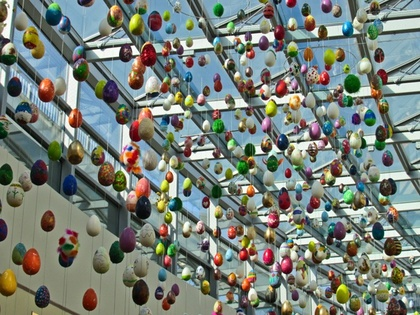
%> input picture DIP/Assignment #1/spot1-diff1.jpg, 420 x 315 px, shrunk from 600 x 450 before the run; the run also reads 1 picture not shown here
$ octave q1.m   (GNU Octave 9; MATLAB toolbox functions it lacks are replaced by stand-ins)
%> lines starting %> are read from the running program, lines starting %| are printed output that depends on the picture; in (x1, y1, x2, y2) boxes, pixels count from 0 and x2, y2 are one past the last pixel; in counts of white or black regions, pixels touching at a corner belong together; the program's own positions count from 1
im1=imread('spot1-diff1.jpg');
%> im1 is the input picture: size 315x420x3 uint8; mean R, G, B 119.7, 128.2, 120.1
im2=imread('spot1-diff2.jpg');
im3=imread('spot2-diff1.png');
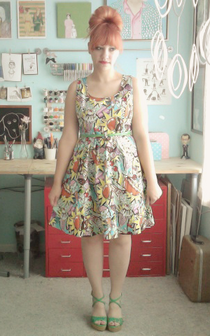
%> input picture DIP/Assignment #1/spot2-diff1.png, 210 x 336 px, shrunk from 300 x 480 before the run
%> im3 is the input picture: size 336x210x3 uint8; mean R, G, B 164.4, 154.2, 139.2
im4=imread('spot2-diff2.png');
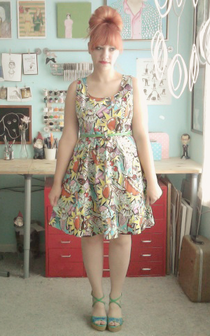
%> input picture DIP/Assignment #1/spot2-diff2.png, 210 x 336 px, shrunk from 300 x 480 before the run
%> im4 is the input picture: size 336x210x3 uint8; mean R, G, B 164.4, 154.1, 139.2
size1=size(im1);
%> size1 = [315 420 3]
out1=zeros(size1(1),size1(2),'uint8');
size2=size(im3);
%> size2 = [336 210 3]
out2=zeros(size2(1),size2(2),'uint8');
for i = 1:size1(1)
    for j = 1:size1(2)
        for m = 1:size1(3)
            if(abs(im1(i,j,m)-im2(i,j,m))>20)
                out1(i,j)=255;
            end
        end
    end
end
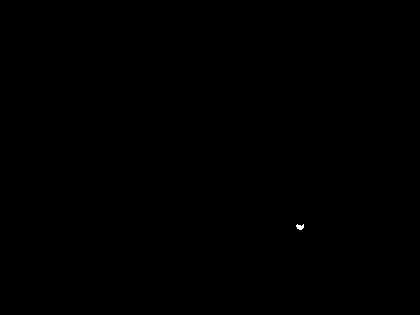
%> out1: size 315x420 uint8; 0.02% white; 1 white region, box (x1, y1, x2, y2) and area: (296, 224, 304, 230) 33
for i = 1:size2(1)
    for j = 1:size2(2)
        for m = 1:size2(3)
            if(abs(im3(i,j,m)-im4(i,j,m))>5)
                out2(i,j)=255;
            end
        end
    end
end
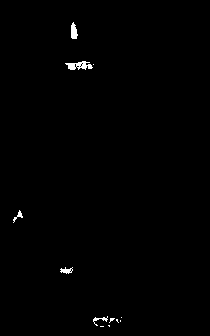
%> out2: size 336x210 uint8; 0.57% white; 12 white regions (7 under 20 px), largest, box (x1, y1, x2, y2) and area: (65, 61, 93, 70) 146, (71, 22, 78, 39) 86, (60, 267, 73, 274) 52, (93, 316, 108, 326) 45, (13, 210, 23, 223) 40
se = strel('disk',3);
out1 = imdilate(out1,se);
%> out1: size 315x420 uint8; 0.07% white; 1 white region, box (x1, y1, x2, y2) and area: (294, 222, 306, 232) 99
imshow(im1);
[label num]=bwlabel(imfill(out1,'holes'));
%> label: size 315x420 double; values 0 (black) and 1 (white), 0.07% white; 1 white region
%> num = 1
props=regionprops(label);
%> props = 1 region; box (x1, y1, x2, y2), Area and Centroid: (294, 222, 306, 232) 99 [300.7 227.3]
box=reshape([props.BoundingBox],[4 num]);
%> box = [294.5; 222.5; 12; 10]
for cnt=1:num
rectangle('position',box(:,cnt),'edgecolor','r');
end
%> this loop made 1 pass
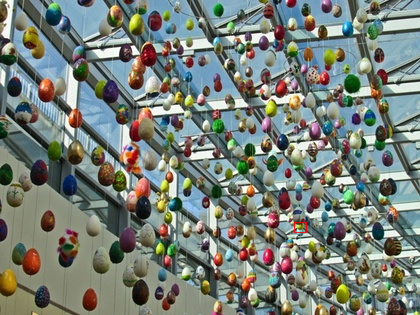
%> figure redrawn from the program's plot data
hold off
se = strel('disk',3);
out2 = imdilate(out2,se);
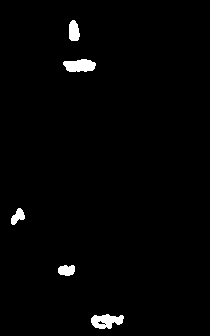
%> out2: size 336x210 uint8; 1.6% white; 5 white regions
figure;imshow(im3);
[label num]=bwlabel(imfill(out2,'holes'));
%> label: size 336x210 double; 6 distinct labels, from 0 to 5
%> num = 5
props=regionprops(label);
%> props = 5 regions; box (x1, y1, x2, y2), Area and Centroid: (91, 314, 124, 329) 348 [106.7 321.7], (63, 59, 96, 72) 333 [80.3 66.2], (69, 20, 80, 41) 187 [74.5 31.9], (58, 265, 75, 276) 153 [67.2 270.9], (11, 208, 25, 225) 137 [18.4 217.1]
box=reshape([props.BoundingBox],[4 num]);
%> box = [11.5 58.5 63.5 69.5 91.5; 208.5 265.5 59.5 20.5 314.5; 14 17 33 11 33; 17 11 13 21 15]
for cnt=1:num
rectangle('position',box(:,cnt),'edgecolor','r');
end
%> this loop made 5 passes
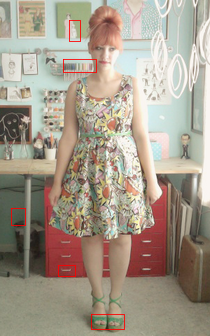
%> figure redrawn from the program's plot data
hold off
